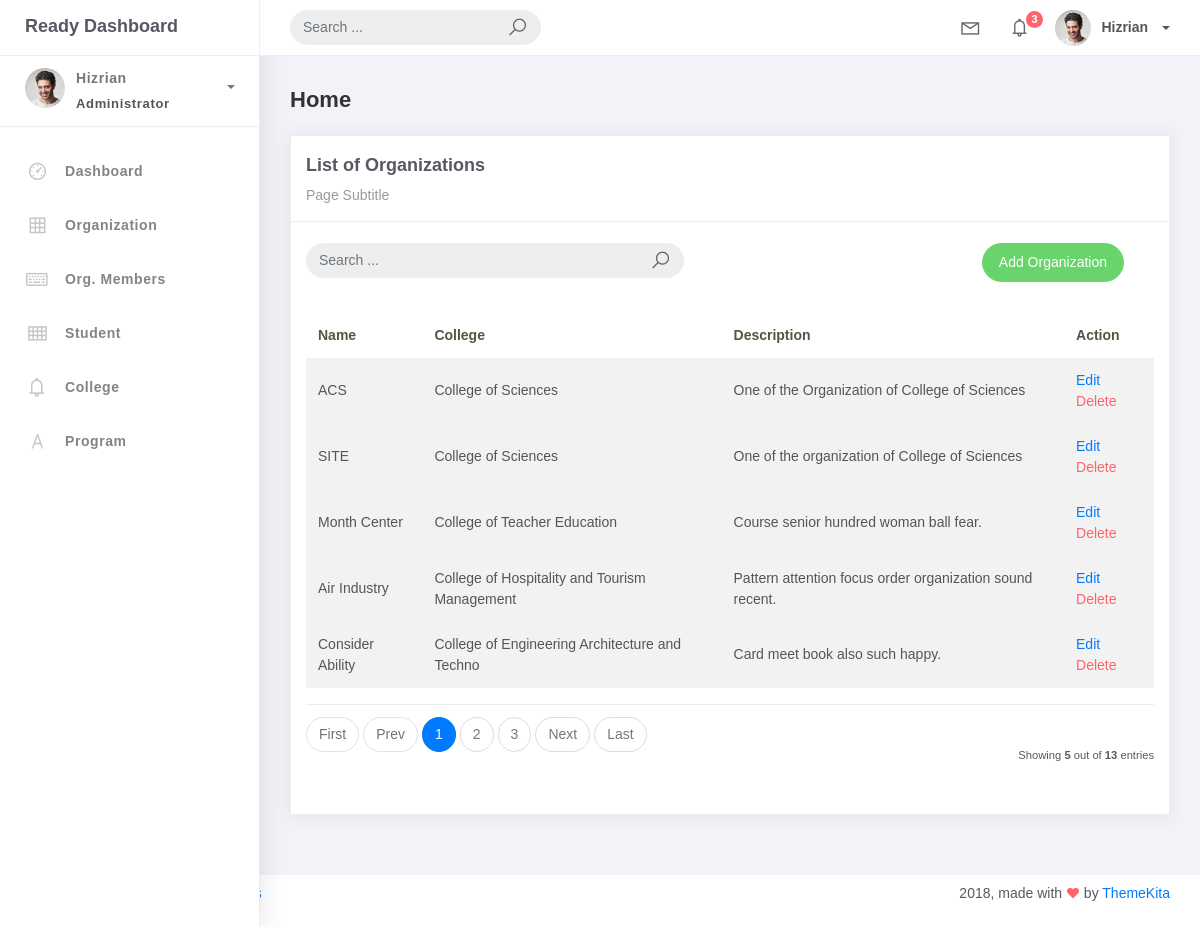
/organization_list/, run on an earlier commit of the app's database.
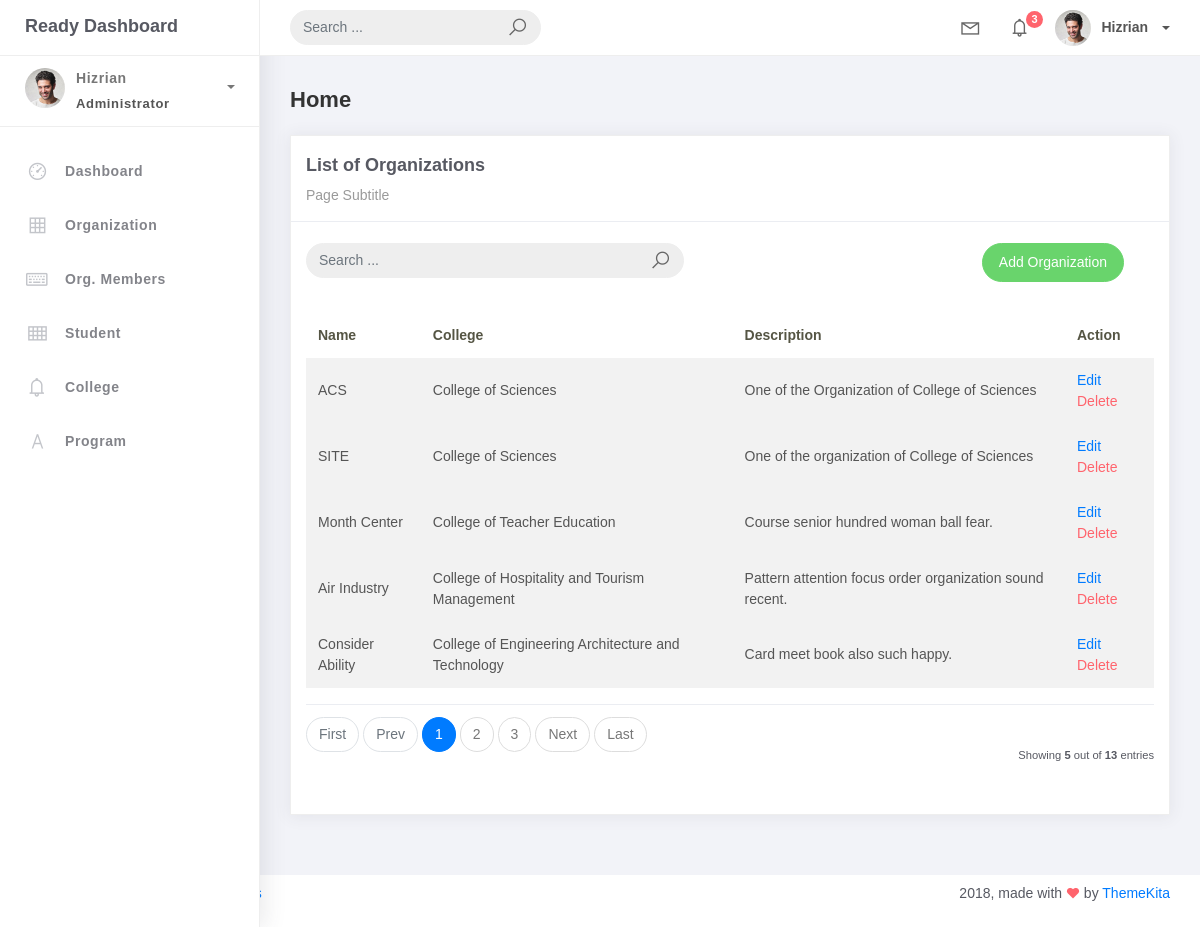
And on a later commit of the database.
### studentorg/models.py (models this page shows, shortened)
class BaseModel(models.Model):
    created_at = models.DateTimeField(auto_now_add=True, db_index=True)
    updated_at = models.DateTimeField(auto_now=True)
    class Meta:
        abstract = True

class Organization(BaseModel):
    name = models.CharField(max_length=250)
    college = models.ForeignKey(College, null=True, blank=True, on_delete=models.CASCADE)
    description = models.CharField(max_length=500)

class College(BaseModel):
    college_name = models.CharField(max_length=150)
    def __str__(self):
        return self.college_name

### studentorg/views.py (the view)
# urls.py: path('organization_list/', OrganizationList.as_view(), name='organization-list'),
class OrganizationList(ListView):
    model = Organization
    context_object_name = 'organizations'
    template_name = 'org_list.html'
    paginate_by = 5
    def get_queryset(self, *args, **kwargs):
        qs = super(OrganizationList, self).get_queryset(*args, **kwargs)
        if self.request.GET.get("q") != None:
            query = self.request.GET.get('q')
            qs = qs.filter(Q(name__icontains=query) |
                           Q(description__icontains=query))
        return qs

### templates/org_list.html
{% extends 'base.html' %} {% load static %} {% block content %}
<div class="content">
    <div class="container-fluid">
        <h4 class="page-title">Home</h4>
        <div class="row">
            <div class="col-md-12">
                <div class="card">
                    <div class="card-header">
                    <div class="card-title">List of Organizations</div>
                    <div class="card-category">Page Subtitle</div>
                </div>
                <br />
                <div class="col-md-12 row">
                    <div class="col-md-6">
                        <form class="navbar-left navbar-form nav-search mr-md-3" action="{% url 'organization-list' %}">
                            <div class="input-group">
                                <input type="text" placeholder="Search ..." class="form-control"  name="q" />
                                <div class="input-group-append">
                                    <span class="input-group-text">
                                        <i class="la la-search search-icon"></i>
                                    </span>
                                </div>
                            </div>
                        </form>
                    </div>
                    <div class="col-md-6">
                        <div class="pull-right">
                            <a href="{% url 'organization-add' %}" class="btn btn-success btn-rounded">Add Organization</a>
                        </div>
                    </div>
                </div>
                <div class="card-body">
                    <table class="table table-striped mt-3">
                        <thead>
                            <tr>
                                <th scope="col">Name</th>
                                <th scope="col">College</th>
                                <th scope="col">Description</th>
                                <th scope="col">Action</th>
                            </tr>
                        </thead>
                        <tbody>
                            {% for object in object_list %}
                            <tr>
                                <td>{{ object.name }}</td>
                                <td>{{ object.college }}</td>
                                <td>{{ object.description }}</td>
                                <td>
                                    <a href="{% url 'organization-update' object.id %}">Edit</a>
                                    <a href="{% url 'organization-delete' object.id %}" class="text-danger">Delete</a>
                                </td>
                            <tr>
                            {% empty %}
                            </tr>
                            <td colspan="4" style="text-align: center;">
                                <p class="text-sm font-weight-bold mb-0">No Records Found</p>
                            </td>
                        </tr>
                            {% endfor %}
                        </tbody>
                    </table>
                    {% include 'includes/pagination.html' %}
                </div>
            </div>
        </div>
    </div>
</div>
{% endblock %}

What changed in the data, as far as the page shows it:
changed through a linked row, Organization "Consider Ability": college "College of Engineering Architecture and Techno" → "College of Engineering Architecture and Technology"
